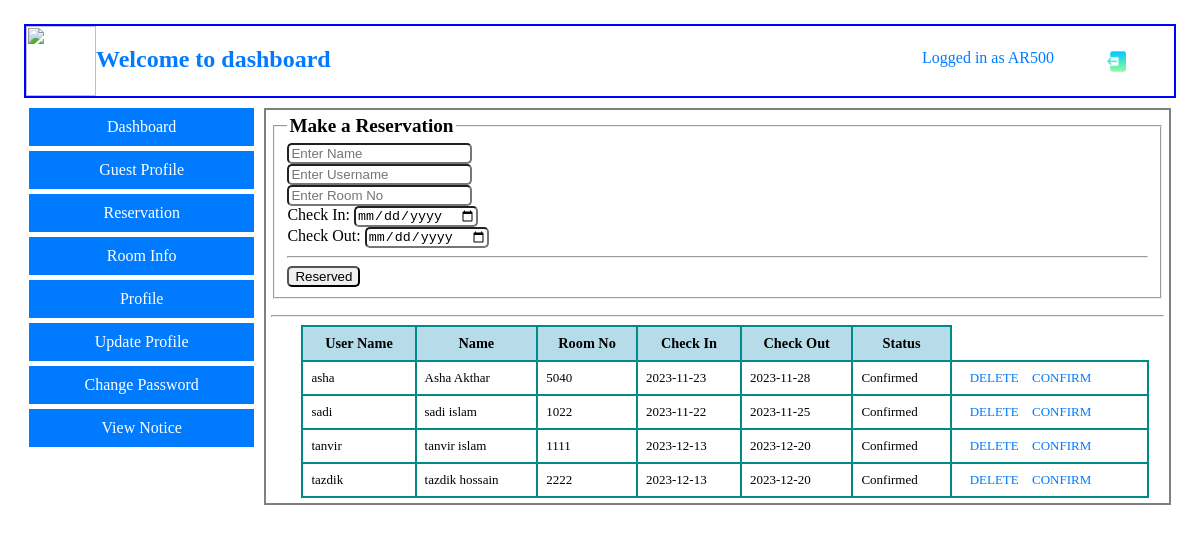
Page /view/reservationManagement.php (signed in) on the committed database.
### tables this page shows
CREATE TABLE `reserveroom` (
  `UserName` varchar(250) NOT NULL,
  `Name` varchar(250) NOT NULL,
  `RoomNo` int(250) NOT NULL,
  `CheckIn` varchar(250) NOT NULL,
  `CheckOut` varchar(250) NOT NULL,
  `status` varchar(250) NOT NULL
);

### model/reserveModel.php (called while the page is built, shortened)
<?php
    function reservation(){
        $con = getConnection();
        $sql = "select * from reserveroom";
        $result = mysqli_query($con, $sql);
        $details = [];
        while($detail = mysqli_fetch_assoc($result)){
            array_push($details, $detail);
        }
        return $details;
    }
?>

### view/reservationManagement.php (the view, shortened to what this page needs)
<?php
    include('../model/reserveModel.php');
    $details = reservation();
?>
<html>
<head>
    <link rel="stylesheet" href="../assets/css/draft.css">
</head>
<body>
    <?php include('dashboard_menu.php'); ?>
    <section class="container">
        <div class="">
            <?php include('side_menu.php'); ?>
        </div>
        <div class="info">
            <div>
                <form method="post" action="" enctype="">
                    <fieldset>
                        <legend> Make a Reservation </legend>
                        <input type="text" id="name" name="name" value="" placeholder = "Enter Name" onblur="namecheck()"/><span id="nameErr"></span><br>
                        <input type="text" id="username" name="username" value="" placeholder = "Enter Username" onblur="usernamecheck()"/> <span id="usernameErr"></span><br>
                        <input type="text" id="roomno" name="roomno" value="" placeholder = "Enter Room No"/><span id="roomErr"></span><br>
                        Check In: <input id="checkin" type="date" name="checkin" value="" /><span id="checkinErr"></span><br>
                        Check Out: <input id="checkout" type="date" name="checkout" value="" /><span id="checkoutErr"></span><br>
                        <hr>
                        <input onclick="reserve()" type="button" name="submit" value="Reserved" /><br>
                    </fieldset>
                </form><hr>
            </div>
            <div>
                <table>
                    <tr>
                        <th>User Name</th>
                        <th>Name</th>
                        <th>Room No</th>
                        <th>Check In</th>
                        <th>Check Out</th>
                        <th>Status</th>
                    </tr>
                    <?php   for($i=0; $i<count($details); $i++){ ?>
                    <tr>
                        <td><?=$details[$i]['UserName']?></td>
                        <td><?=$details[$i]['Name']?></td>
                        <td><?=$details[$i]['RoomNo']?></td>
                        <td><?=$details[$i]['CheckIn']?></td>
                        <td><?=$details[$i]['CheckOut']?></td>
                        <td><?=$details[$i]['status']?></td>
                        <td>
                            <a href='../controller/delete.php?username=<?=$details[$i]['UserName']?>'> DELETE </a>
                            <a href='../controller/confirm.php?username=<?=$details[$i]['UserName']?>'> CONFIRM </a>
                        </td>
                    </tr>
                <?php } ?>
                </table>
            </div>
        </div>
    </section>
</body>
</html>

### assets/css/draft.css (style rules this page uses)
body { margin-top: 2%; margin-left: 2%; margin-right: 2%; }
.container { display: grid; grid-template-columns: 20% 80%; gap: 10px; }
.info { background-color: transparent; margin-right: 15px; padding: 5px; border: 2px solid gray; }
table { border-collapse: collapse; width: 95%; margin-left: 30px; font-size: small; }
th, td { border: 2px solid darkcyan; padding: 8px; text-align: left; }
th { background-color: #add8e6e1; font-size: 1.1em; text-align: center; }
input { border-radius: 5px; }

### assets/css/styles.css (style rules this page uses)
body { margin-top: 2%; margin-left: 2%; margin-right: 2%; }

### assets/css/body.css (style rules this page uses)
body { margin: 0; padding: 0; }
legend { font-size: 1.2em; font-weight: bold; }
a { color: #007bff; text-decoration: none; padding: 0px 0px 0px 10px; }

### rows in the picture
reserveroom: UserName "asha", Name "Asha Akthar", RoomNo "5040", CheckIn "2023-11-23", CheckOut "2023-11-28", status "Confirmed"
reserveroom: UserName "sadi", Name "sadi islam", RoomNo "1022", CheckIn "2023-11-22", CheckOut "2023-11-25", status "Confirmed"
reserveroom: UserName "tanvir", Name "tanvir islam", RoomNo "1111", CheckIn "2023-12-13", CheckOut "2023-12-20", status "Confirmed"
reserveroom: UserName "tazdik", Name "tazdik hossain", RoomNo "2222", CheckIn "2023-12-13", CheckOut "2023-12-20", status "Confirmed"

### other values in the picture
$_SESSION['user']['username'] "AR500"
